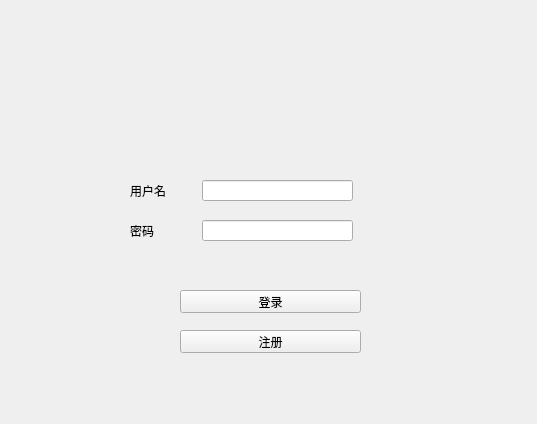
<?xml version="1.0" encoding="UTF-8"?>
<ui version="4.0">
 <class>Form</class>
 <widget class="QWidget" name="Form">
  <property name="geometry">
   <rect>
    <x>0</x>
    <y>0</y>
    <width>537</width>
    <height>424</height>
   </rect>
  </property>
  <property name="windowTitle">
   <string>Form</string>
  </property>
  <widget class="QLineEdit" name="username_lineEdit">
   <property name="geometry">
    <rect>
     <x>202</x>
     <y>180</y>
     <width>151</width>
     <height>21</height>
    </rect>
   </property>
  </widget>
  <widget class="QLineEdit" name="password_lineEdit">
   <property name="geometry">
    <rect>
     <x>202</x>
     <y>220</y>
     <width>151</width>
     <height>21</height>
    </rect>
   </property>
  </widget>
  <widget class="QLabel" name="label1">
   <property name="geometry">
    <rect>
     <x>130</x>
     <y>180</y>
     <width>61</width>
     <height>21</height>
    </rect>
   </property>
   <property name="text">
    <string>用户名</string>
   </property>
  </widget>
  <widget class="QLabel" name="label2">
   <property name="geometry">
    <rect>
     <x>130</x>
     <y>220</y>
     <width>61</width>
     <height>21</height>
    </rect>
   </property>
   <property name="text">
    <string>密码</string>
   </property>
  </widget>
  <widget class="QPushButton" name="login_pushButton">
   <property name="geometry">
    <rect>
     <x>180</x>
     <y>290</y>
     <width>181</width>
     <height>23</height>
    </rect>
   </property>
   <property name="text">
    <string>登录</string>
   </property>
  </widget>
  <widget class="QPushButton" name="register_pushButton">
   <property name="geometry">
    <rect>
     <x>180</x>
     <y>330</y>
     <width>181</width>
     <height>23</height>
    </rect>
   </property>
   <property name="text">
    <string>注册</string>
   </property>
  </widget>
 </widget>
 <resources/>
 <connections/>
</ui>
